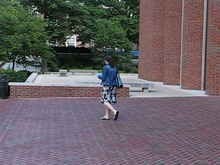
%> input picture Saliency/in000010.jpg, 220 x 165 px, shrunk from 640 x 480 before the run
$ octave testSaliency.m   (GNU Octave 9; MATLAB toolbox functions it lacks are replaced by stand-ins)
%> lines starting %> are read from the running program, lines starting %| are printed output that depends on the picture
### TSP_2013-06-26/util/rgb2lab.m
function oim1_lab= rgb2lab(oim1)

cform = makecform('srgb2lab');
oim1_lab = lab2double(applycform(oim1,cform));
oim1_lab(:,:,1) = oim1_lab(:,:,1)*2.55;
oim1_lab(:,:,2) = oim1_lab(:,:,2) + 128;
oim1_lab(:,:,3) = oim1_lab(:,:,3) + 128;

### Saliency/saliencyMeasure.m
function [salMat,salMatInd]=saliencyMeasure(dataCell)
% function [salMat,salMatInd]=saliencyMeasure(dataCell) computes saliency measure values for given image.
%
% Inputs:
% dataCell = Cell array containing the input information channels. With current configuration four choices are supported
%            dataCell={L}, dataCell={L,absFlow}, dataCell={L,a,b}, and dataCell={L,a,b,absFlow}, where L,a,b correspond to
%            Lab-color channels and absFlow is an absolute value of optical flow. For other choices you must change configuration.
%            In addition 2D-distributions are also supported (need change in config e.g. numBins). Then input is e.g. dataCell={L,ab}, where
%            ab=cat(3,a,b);
%
% Outputs:
% salMat    =  Matrix containing saliency measure values for each pixel
% salMatInd =  Cell array containin saliency measure values per each individual information channel.
%              (Computed automatically if two output arguments defined, otherwise not computed (faster))
%
% Example usage:
% >>img=imread('exampleImage.jpg');
% >>[L,a,b]=RGB2Lab(img); % You need some function RGB2Lab to perform the conversion
% >>salMat=saliencyMeasure({L,a,b});
% or
% >>[salMat,salMatInd]=saliencyMeasure({L,a,b});
%
% Copyright 2010 Esa Rahtu
% Matlab implementation for illustrative purposes.

%% Default parameters
% General config
% Window parameters (relative to max(imRow,imCol))
% config.windowRows=[0.25 0.3 0.5 0.7]; % Window row size relative to image size max(imRow,imCol))
% config.windowCols=[0.1 0.3 0.5 0.4]; % Window column size relative to image size max(imRow,imCol))
% config.sampleStep=[0.01 0.015 0.03 0.04]; % Window sampling step relative to image size max(imRow,imCol)) (one for each window size)
config.windowRows=[0.31]; % Window row size relative to image size max(imRow,imCol))
config.windowCols=[0.12]; % Window column size relative to image size max(imRow,imCol))
config.sampleStep=[0.04]; % Window sampling step relative to image size max(imRow,imCol)) (one for each window size)
% Saliency detector parameters (borders relative to max(imRow,imCol))
config.verticalBorder=0.1; % Vertical border size relative to image size
config.horizontalBorder=0.1; % Horizontal border size relative to image size
config.pH1=0.2; % pH1 parameter (pH0=1-pH1)

% Feature related config (assumes input {L,a,b,absFlow}}
% L channel
featConf(1).numBin=60; % Number of bins in histogram (if 2D histogram are used, numBin=[numBin1, numBin2];)
featConf(1).minVal=0;  % Minimum feature value
featConf(1).maxVal=255; % Maximum feature value
featConf(1).smoothFactor=5; % Smoothing factor
% a and b channels
featConf(2).numBin=60;
featConf(2).minVal=0;
featConf(2).maxVal=255;
featConf(2).smoothFactor=5;
featConf(3)=featConf(2);
% Motion flow channel
featConf(4).numBin=15;
featConf(4).minVal=0;
featConf(4).maxVal=15;
featConf(4).smoothFactor=1;

% Other
config.verbose=2; %0->show nothing, 1->display processing msgs, 2->display also result images
config.flipBox=0; % Turn window according to image aspect ratio
%config.compIndSal=0; % Compute also saliency maps for individual feature channels (1 if 2 output arguments defined, 0 otherwise)
config.fullImage=[0 0 0 2]; % 0-> whole window inside image, 1-> kernel inside image, 2->full image. Corresponds to each feature in dataCell
rgb = cat(3,dataCell{1},dataCell{2},dataCell{3});
% rgb = lab2rgb(rgb);
% rgb = im2uint8(rgb);


%% Assume following automatic configuration settings
% [4 lines of commented-out code are left out]
if length(dataCell)==2
    featConf(2)=featConf(4);
    config.fullImage=[0 2];
end


%% Initialize
config.numRow=size(dataCell{1},1);
config.numCol=size(dataCell{1},2);
config.numFeat=length(dataCell);
if config.numCol>config.numRow && config.flipBox==1
    tmp=config.windowRows; config.windowRows=config.windowCols; config.windowCols=tmp;
end
config=parseConfiguration_(config);
numFeat=length(dataCell);
numRow=size(dataCell{1},1);
numCol=size(dataCell{1},2);
salMat=zeros(numRow,numCol,length(config.windowRows));
intHist=cell(1,numFeat);
smoothingKernel=cell(1,numFeat);
salMatInd=cell(1,numFeat);
if nargout<2
    config.compIndSal=0;
else
    config.compIndSal=1;
end


%% Compute integral histogram image
for i=1:numFeat
    [intHist{i},dataCell{i}]=formIntegralHistogram_(dataCell{i},featConf(i).numBin,featConf(i).minVal,featConf(i).maxVal);
    smoothingKernel{i}=getSmoothKernel_(featConf(i).smoothFactor);
    if config.compIndSal>0
        salMatInd{i}=zeros(numRow,numCol);
    end
end

%% Run trough image using all sliding windows sizes
for winSizeId=1:length(config.windowRows)

    if config.verbose>=1
        fprintf('Kernel %i x %i, borders %i x %i, step %i.\n',config.windowRows(winSizeId)-2*config.verticalBorder(winSizeId),config.windowCols(winSizeId)-2*config.horizontalBorder(winSizeId),config.verticalBorder(winSizeId),config.horizontalBorder(winSizeId),config.sampleStep(winSizeId));
    end

    % Initialize window parameters
    halfWinRow=floor(config.windowRows(winSizeId)/2);
    halfWinCol=floor(config.windowCols(winSizeId)/2);
    halfKerRow=halfWinRow-config.verticalBorder(winSizeId);
    halfKerCol=halfWinCol-config.horizontalBorder(winSizeId);
    kernelRowIdx=-halfKerRow:halfKerRow;
    kernelColIdx=-halfKerCol:halfKerCol;

    % Initialize window positions
    if sum(config.fullImage(1:numFeat))>0
        rowCent=(config.sampleStep(winSizeId)+1):config.sampleStep(winSizeId):numRow;
        colCent=(config.sampleStep(winSizeId)+1):config.sampleStep(winSizeId):numCol;
        rowCent(rowCent>(numRow))=[];
        colCent(colCent>(numCol))=[];
        numWindow=length(rowCent)*length(colCent);
    else
        rowCent=(halfWinRow+1):config.sampleStep(winSizeId):numRow;
        colCent=(halfWinCol+1):config.sampleStep(winSizeId):numCol;
        rowCent(rowCent>(numRow-halfWinRow))=[];
        colCent(colCent>(numCol-halfWinCol))=[];
        numWindow=length(rowCent)*length(colCent);
    end

    %Window confidence
    wc = zeros(1,numWindow);
    whist = zeros(numWindow,60,3);
    % Initialize a priori probabilities
    pH1=config.pH1;
    pH0=1-pH1;

    % Loop trough all windows and calculate saliency
    cnt=1;
    for winRowPos=rowCent
        for winColPos=colCent

            % Display info if needed
            if (cnt>1 && config.verbose>=1)
                fprintf('\b\b\b\b\b\b\b\b\b\b\b\b\b\b\b\b\b\b\b\b\b\b\bWindow %0.6i of %0.6i',cnt,numWindow);
            elseif(config.verbose>=1)
                fprintf('Window %0.6i of %0.6i',cnt,numWindow);
            end
            cnt=cnt+1;

            % Initialize critical points
            k11=[winRowPos-halfKerRow-1,winColPos-halfKerCol-1]+1;
            k12=[winRowPos-halfKerRow-1,winColPos+halfKerCol]+1;
            k21=[winRowPos+halfKerRow,winColPos-halfKerCol-1]+1;
            k22=[winRowPos+halfKerRow,winColPos+halfKerCol]+1;
            w11=[winRowPos-halfWinRow-1,winColPos-halfWinCol-1]+1;
            w12=[winRowPos-halfWinRow-1,winColPos+halfWinCol]+1;
            w21=[winRowPos+halfWinRow,winColPos-halfWinCol-1]+1;
            w22=[winRowPos+halfWinRow,winColPos+halfWinCol]+1;

            if sum([k11<1 k12(1)<1 k12(2)>(numCol+1) k21(1)>(numRow+1) k21(2)<1 k22(1)>(numRow+1) k22(2)>(numCol+1)])>0
                innerWindowFlag=2;
            elseif sum([w11<1 w12(1)<1 w12(2)>(numCol+1) w21(1)>(numRow+1) w21(2)<1 w22(1)>(numRow+1) w22(2)>(numCol+1)])>0
                innerWindowFlag=1;
            else
                innerWindowFlag=0;
            end

            k11=min(max(k11,[1,1]),[numRow+1,numCol+1]);
            k12=min(max(k12,[1,1]),[numRow+1,numCol+1]);
            k21=min(max(k21,[1,1]),[numRow+1,numCol+1]);
            k22=min(max(k22,[1,1]),[numRow+1,numCol+1]);

            w11=min(max(w11,[1,1]),[numRow+1,numCol+1]);
            w12=min(max(w12,[1,1]),[numRow+1,numCol+1]);
            w21=min(max(w21,[1,1]),[numRow+1,numCol+1]);
            w22=min(max(w22,[1,1]),[numRow+1,numCol+1]);

            featureRowIndex=kernelRowIdx+winRowPos;
            featureRowIndex(featureRowIndex<1 | featureRowIndex>numRow)=[];
            featureColIndex=kernelColIdx+winColPos;
            featureColIndex(featureColIndex<1 | featureColIndex>numCol)=[];

            % Calculate histograms
            PrH1=pH1;
            PrH0=pH0;

            for i=1:numFeat
                if innerWindowFlag==0 || config.fullImage(i)>=innerWindowFlag
                    pX_H1=double(intHist{i}(k22(1),k22(2),:)+intHist{i}(k11(1),k11(2),:)-intHist{i}(k12(1),k12(2),:)-intHist{i}(k21(1),k21(2),:));
                    pX_H0=double(intHist{i}(w22(1),w22(2),:)+intHist{i}(w11(1),w11(2),:)-intHist{i}(w12(1),w12(2),:)-intHist{i}(w21(1),w21(2),:))-pX_H1;

                    pX_H1=filterDistribution_(smoothingKernel{i},pX_H1(:)',featConf(i).numBin);
                    pX_H0=filterDistribution_(smoothingKernel{i},pX_H0(:)',featConf(i).numBin);

                    whist(cnt-1,:,i) = pX_H1;


                    PrX_H1=pX_H1(dataCell{i}(featureRowIndex,featureColIndex));
                    PrX_H0=pX_H0(dataCell{i}(featureRowIndex,featureColIndex));

                    PrH1=PrH1.*PrX_H1;
                    PrH0=PrH0.*PrX_H0;

                    if config.compIndSal>0
                        PrH1_X_perFeat=(PrX_H1*pH1)./(PrX_H1*pH1+PrX_H0*pH0);
                        salMatInd{i}(featureRowIndex,featureColIndex)=max(PrH1_X_perFeat,salMatInd{i}(featureRowIndex,featureColIndex));
                    end
                end
            end

            PrH1_X=PrH1./(PrH1+PrH0);

            wh = w22-w11;
            window = rgb;
            [tmp,window] = draw_rect(window,[w11(2),w11(1)],[wh(2),wh(1)],0);
            wh = k22-k11;
            [tmp,window] = draw_rect(window,[k11(2),k11(1)],[wh(2),wh(1)],0);
            name = sprintf('window_%d.jpg',cnt-1);
            imwrite(window,name);
            % Read saliency values for datapoints
            salMat(featureRowIndex,featureColIndex,winSizeId)=max(PrH1_X,salMat(featureRowIndex,featureColIndex,winSizeId));

        end
    end

    for i=1:numWindow
        minDist = 2;
        for j=1:numWindow
            if j~=i
                for c=1:3;
                    dist = pdist2(whist(i,:,c),whist(j,:,c),'emd');
                    if minDist > dist
                        minDist = dist;
                    end

                end
            end
        end
        wc(1,i) = minDist;
    end

    [maxV,maxId] = max(wc(:));
    fprintf('%dth window has the maximum confidence ',maxId)

    if(config.verbose>=1)
        fprintf('\n');
    end


end


% Concatenate saliency images with different resolutions
salMat=max(salMat,[],3);

%% Display result
if(config.verbose>=2)

    if config.compIndSal>0
        visImg=[];
        for i=1:numFeat
            dataMat=double(dataCell{i})/max(dataCell{i}(:));
            visImg=[visImg,[dataMat;salMatInd{i}]];
        end
        visImg=[visImg,[double(salMat>0.7);salMat]];
    else
        visImg=[];
        for i=1:numFeat
            dataMat=double(dataCell{i})/max(dataCell{i}(:));
            visImg=[visImg,dataMat];
        end
        visImg=[visImg,salMat];
    end

    figure; imshow(visImg,[]);
    if config.compIndSal==0
        title('Left to right: Each feature channel and rightmost is resulting saliency map.');
    else
        title('Top row left to right: Each feature channel and rightmost is thresholded (>0.7) saliency map. Bottom row corresponding feature channel saliency maps and rightmost is combined map.');
    end

end


%%%%%%%%%%%%%%%%%%%%%%%%
% Additional functions %
%%%%%%%%%%%%%%%%%%%%%%%%

%% Make integral histogram image
function [intHist,binInd]=formIntegralHistogram_(dataMat,numBin,minVal,maxVal)
% currently only 1 histograms

% Compute bin indices
%binInd=ceil(numBin*(double(dataMat)+1e-5)/maxVal);
%binInd(binInd>numBin)=numBin;

if isempty(dataMat)
    error('Datamatrix is empty');
end

% If only one numBin/minVal/maxVal is given, but dataMat has more feature, use same numBin/minVal/maxVal for all dimensions.
if(length(numBin)<size(dataMat,3))
    numBin=repmat(numBin(1),[1,size(dataMat,3)]);
end
if(length(minVal)<size(dataMat,3))
    minVal=repmat(minVal(1),[1,size(dataMat,3)]);
end
if(length(maxVal)<size(dataMat,3))
    maxVal=repmat(maxVal(1),[1,size(dataMat,3)]);
end

% Compute bin indices
binInd=ones(size(dataMat,1),size(dataMat,2));
binOffset=[1 numBin];
for i=1:size(dataMat,3)
    tempInd=max(min(ceil(numBin(i)*(double(dataMat(:,:,i))-minVal(i))/(maxVal(i)-minVal(i))),numBin(i)),1);
    binInd=binInd+prod(binOffset(1:i))*(tempInd-1);
end

%% Matlab version
r=size(binInd,1); c=size(binInd,2);
intHist=zeros(r+1,c+1,prod(numBin),'int32');

intHist(2,2,binInd(1,1))=1;
for i=2:c
    intHist(2,i+1,:)=intHist(2,i,:);
    intHist(2,i+1,binInd(1,i))=intHist(2,i+1,binInd(1,i))+1;
end
for j=2:r
    intHist(j+1,2,:)=intHist(j,2,:);
    intHist(j+1,2,binInd(j,1))=intHist(j+1,2,binInd(j,1))+1;
end

for i=2:c
    for j=2:r
        intHist(j+1,i+1,:)=intHist(j,i+1,:)+intHist(j+1,i,:)-intHist(j,i,:);
        intHist(j+1,i+1,binInd(j,i))=intHist(j+1,i+1,binInd(j,i))+1;
    end
end


%% Get smoothing filter
function [smKer]=getSmoothKernel_(sigma)

if sigma==0
    smKer=1;
    return;
end

dim=length(sigma); % row, column, third dimension
sz=max(ceil(sigma*2),1);
sigma=2*sigma.^2;

if dim==1
    d1=-sz(1):sz(1);

    smKer=exp(-((d1.^2)/sigma));

elseif dim==2
    [d2,d1]=meshgrid(-sz(2):sz(2),-sz(1):sz(1));

    smKer=exp(-((d1.^2)/sigma(1)+(d2.^2)/sigma(2)));

elseif dim==3
    [d2,d1,d3]=meshgrid(-sz(2):sz(2),-sz(1):sz(1),-sz(3):sz(3));

    smKer=exp(-((d1.^2)/sigma(1)+(d2.^2)/sigma(2)+(d3.^2)/sigma(3)));

else
    error('Not implemented');
end

smKer=smKer/sum(smKer(:));


%% Smooth distribution
% [42 lines left out: function filterDistribution_, not called in this run]


%% Parse config
function config=parseConfiguration_(config)

numWindow=length(config.windowRows);

% Window rows and columns
config.windowRows=round(config.windowRows*max(config.numRow,config.numCol));
config.windowCols=round(config.windowCols*max(config.numRow,config.numCol));

% Window step size
if(length(config.sampleStep)<numWindow)
    config.sampleStep=repmat(config.sampleStep,1,numWindow);
end
config.sampleStep=ceil(config.sampleStep*max(config.numRow,config.numCol));

% Border lengths
if(length(config.verticalBorder)<numWindow)
    config.verticalBorder=repmat(config.verticalBorder,1,numWindow);
end
if(length(config.horizontalBorder)<numWindow)
    config.horizontalBorder=repmat(config.horizontalBorder,1,numWindow);
end
config.verticalBorder=round(config.verticalBorder.*max(config.windowRows,config.windowCols));
config.horizontalBorder=round(config.horizontalBorder.*max(config.windowRows,config.windowCols));

% Increase window sizes by border sizes
config.windowRows=config.windowRows+2*config.verticalBorder;
config.windowCols=config.windowCols+2*config.horizontalBorder;

% Full image flag
if(length(config.fullImage)<numWindow)
    config.fullImage=repmat(config.fullImage(1),[1,numWindow]);
end

### Saliency/testSaliency.m
clear;
img=imread('in000010.jpg');
%> img is the input picture: size 165x220x3 uint8; mean R, G, B 103.8, 96.3, 100
lab=rgb2lab(img); % You need some function RGB2Lab to perform the conversion
l = lab(:,:,1);
a = lab(:,:,2);
b = lab(:,:,3);
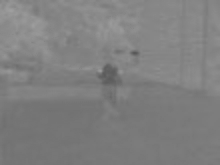
%> b: size 165x220 double; min 88, max 159, mean 127.5
rr= img(:,:,1);
gg = img(:,:,2);
bb = img(:,:,3);
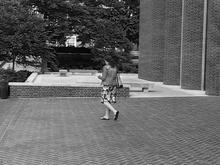
%> bb: size 165x220 uint8; min 0, max 255, mean 100
%dataCell = {l,a,b};
dataCell = {rr,gg,bb};
%> dataCell = 3 items
[salMat,salMatInd]=saliencyMeasure(dataCell);
%> in saliencyMeasure, `config.numRow=size(dataCell{1},1);`: config.numRow = 165
%> in saliencyMeasure, `config.numCol=size(dataCell{1},2);`: config.numCol = 220
%> in parseConfiguration_, `numWindow=length(config.windowRows);`: numWindow = 1
%> in parseConfiguration_, `config.windowRows=round(config.windowRows*max(config.numRow,config.num..`: config.windowRows = 68
%> in parseConfiguration_, `config.windowCols=round(config.windowCols*max(config.numRow,config.num..`: config.windowCols = 26
%> in parseConfiguration_, `config.sampleStep=ceil(config.sampleStep*max(config.numRow,config.numC..`: config.sampleStep = 9
%> in parseConfiguration_, `config.verticalBorder=round(config.verticalBorder.*max(config.windowRo..`: config.verticalBorder = 7
%> in parseConfiguration_, `config.windowRows=config.windowRows+2*config.verticalBorder;`: config.windowRows = 82
%> in parseConfiguration_, `config.windowCols=config.windowCols+2*config.horizontalBorder;`: config.windowCols = 40
%> in saliencyMeasure, `config=parseConfiguration_(config);`: config = {windowRows 82, windowCols 40, sampleStep 9, verticalBorder 7, horizontalBorder 7, pH1 0.2}
%> in saliencyMeasure, `numRow=size(dataCell{1},1);`: numRow = 165
%> in saliencyMeasure, `numCol=size(dataCell{1},2);`: numCol = 220
%> after the loop in saliencyMeasure, `for i=1:numFeat`: dataCell = 3 items
%> the loop in saliencyMeasure, `for winSizeId=1:length(config.windowRows)` made 1 pass
%> (halfWinRow, halfWinCol, halfKerRow, halfKerCol, numWindow, pH1, pH0) on pass 1: (41, 20, 34, 13, 200, 0.2, 0.8)
%> (printed output is left out)
%> after the loop in saliencyMeasure, `for winSizeId=1:length(config.windowRows)`:
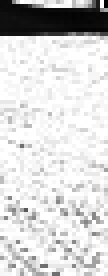
%> PrX_H0: size 69x27 double (shown 4 times larger); min 0.000781, max 0.0654, mean 0.0549; drawn with min black and max white
%> after the loop in saliencyMeasure, `for winSizeId=1:length(config.windowRows)`:
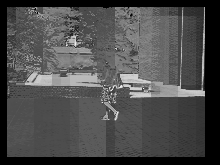
%> salMat: size 165x220 double; min 0, max 1, mean 0.299
%> after the loop in saliencyMeasure, `for winSizeId=1:length(config.windowRows)`:
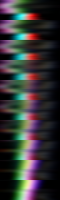
%> whist: size 200x60x3 double; mean R, G, B 0.0167, 0.0167, 0.0167; drawn with min black and max white
%> after the loop in saliencyMeasure, `for winSizeId=1:length(config.windowRows)`: colCent = 20 values from 21 to 192; dist = 0.507; featureColIndex = 27 values from 179 to 205; featureRowIndex = 69 values from 89 to 157; innerWindowFlag = 0; pX_H0 = 60 values, max 0.0654 at index 25, min 9.78e-05 at index 1, mean 0.0167; pX_H1 = 60 values, max 0.0674 at index 26, min 1.84e-05 at index 1, mean 0.0167; rowCent = [42 51 60 69 78 87 96 105 114 123]; tmp = 1; wc = 200 values, max 1.21 at index 14, min 0.0156 at index 156, mean 0.322
%> after the loop in saliencyMeasure, `for i=1:numFeat`:
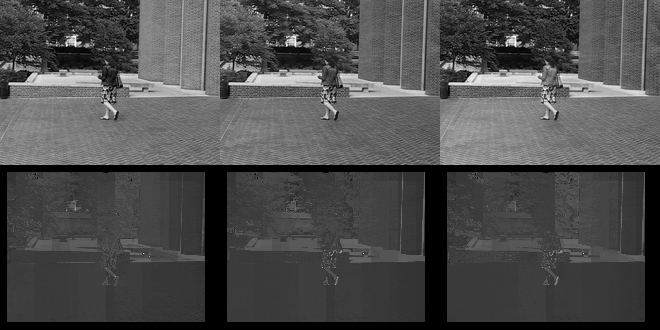
%> visImg: size 330x660 double; min 0, max 1, mean 0.303
%> in saliencyMeasure, `visImg=[visImg,[double(salMat>0.7);salMat]];`:
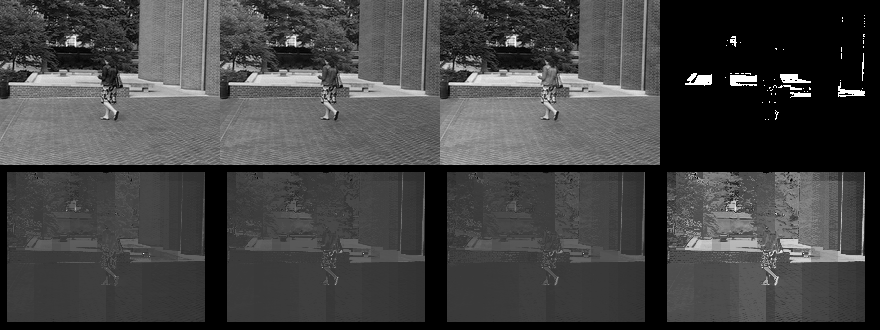
%> visImg: size 330x880 double; min 0, max 1, mean 0.268
%> salMatInd = 3 items

$ run again, with Saliency/in000001.jpg copied over Saliency/in000010.jpg
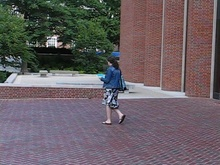
%> input picture Saliency/in000001.jpg, 220 x 165 px, shrunk from 640 x 480 before the run
%> img is the input picture: size 165x220x3 uint8; mean R, G, B 104.7, 95, 99.1
%> `bb = img(:,:,3);`:
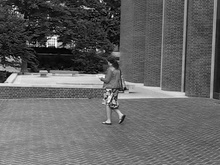
%> bb: size 165x220 uint8; min 0, max 255, mean 99.1
%> `dataCell = {rr,gg,bb};`: dataCell = 3 items
%> config.numRow = 165
%> config.numCol = 220
%> in parseConfiguration_, `numWindow=length(config.windowRows);`: numWindow = 1
%> in parseConfiguration_, `config.windowRows=round(config.windowRows*max(config.numRow,config.num..`: config.windowRows = 68
%> in parseConfiguration_, `config.windowCols=round(config.windowCols*max(config.numRow,config.num..`: config.windowCols = 26
%> config.sampleStep = 9
%> config.verticalBorder = 7
%> in parseConfiguration_, `config.windowRows=config.windowRows+2*config.verticalBorder;`: config.windowRows = 82
%> in parseConfiguration_, `config.windowCols=config.windowCols+2*config.horizontalBorder;`: config.windowCols = 40
%> config = {windowRows 82, windowCols 40, sampleStep 9, verticalBorder 7, horizontalBorder 7, pH1 0.2}
%> numRow = 165
%> numCol = 220
%> after the loop in saliencyMeasure, `for i=1:numFeat`: dataCell = 3 items
%> the loop in saliencyMeasure, `for winSizeId=1:length(config.windowRows)` made 1 pass
%> (halfWinRow, halfWinCol, halfKerRow, halfKerCol, numWindow, pH1, pH0) on pass 1: (41, 20, 34, 13, 200, 0.2, 0.8)
%> (printed output is left out)
%> after the loop in saliencyMeasure, `for winSizeId=1:length(config.windowRows)`: colCent = 20 values from 21 to 192; dist = 1.18; featureColIndex = 27 values from 179 to 205; featureRowIndex = 69 values from 89 to 157; innerWindowFlag = 0; pX_H0 = 60 values, max 0.0641 at index 25, min 9.44e-05 at index 1, mean 0.0167; pX_H1 = 60 values, max 0.0712 at index 25, min 2.36e-05 at index 1, mean 0.0167; rowCent = [42 51 60 69 78 87 96 105 114 123]; tmp = 1; wc = 200 values, max 0.978 at index 3, min 0.0157 at index 114, mean 0.312
%> in saliencyMeasure, `visImg=[visImg,[double(salMat>0.7);salMat]];`:
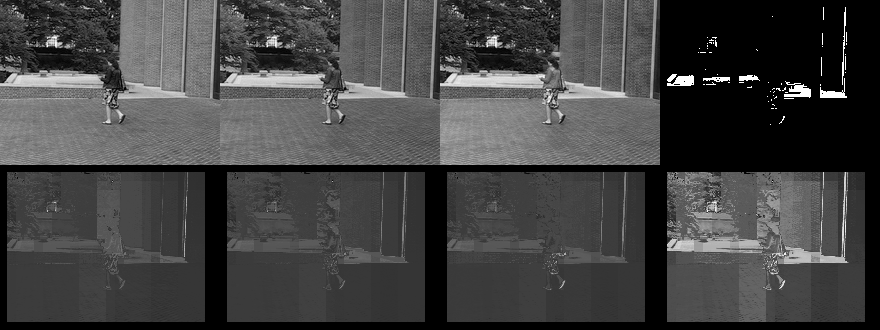
%> visImg: size 330x880 double; min 0, max 1, mean 0.267
%> `[salMat,salMatInd]=saliencyMeasure(dataCell);`: salMatInd = 3 items
